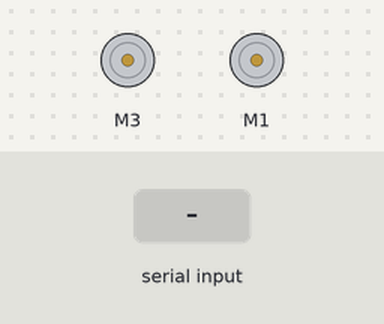
Recording of a sketch running on a simulated Arduino Uno, built with avr-gcc and run on an emulated ATmega328P. On the bench: 2 × DC motor (green arrow = forward, orange = backward, longer = faster). Inputs (shaded band) come from the test bench.

Above: at 1.2 s.
1.3 s: "a90\n" received over the second serial link
At 2.2 s:
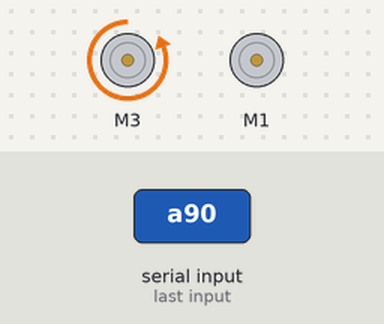
3.9 s: "b90\n" received over the second serial link
At 4.2 s:
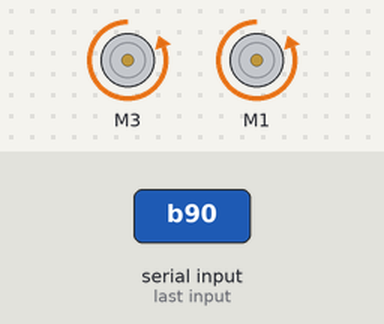
6.4 s: "a" received over the second serial link
At 8.2 s:
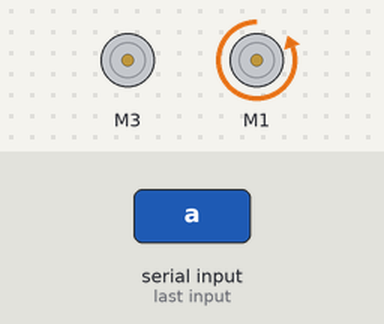
Timing chart, 0 to 10.0 s (numbered marks = the images above; inputs shaded):
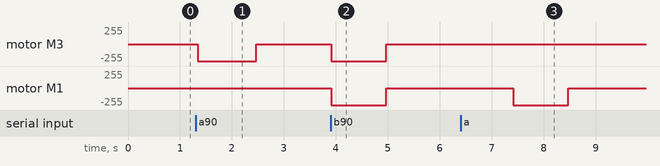

Measured:
- after the input at 1.3 s, motor M3: stopped → backward 255/255 at once, → stopped 1.1 s later
- after the input at 3.9 s, motor M3, motor M1: stopped → backward 255/255 at once, → stopped 1.1 s later
- after the input at 6.4 s, motor M1: stopped → backward 255/255 after 1.0 s, → stopped 1.1 s later

The sketch:

Final_Code_V2.ino
```cpp
//Imports
#include <SPI.h>              // needed for Arduino versions later than 0018
#include <AFMotor.h>          //Adafruit Motor Sheild
#include <SoftwareSerial.h>   //Replicates the Bluetooth port for the Bluetooth Module

//--Variables--
//Drive Motors
AF_DCMotor motorR(1);
AF_DCMotor motorL(3);

//MSC Drive
float fltPowerOne = 0;
float fltPowerTwo = 0;
boolean negR = false;
boolean negL = false;


//--Communication--
char charIncoming;
int intCurrentByte = 0;

//Bluetooth Communication
//Bluetooth Definition
int rx = 14;
int tx = 15;
SoftwareSerial Bluetooth(rx, tx); //Position 1: RX, Position 2: TX
int noSignal = 0;

//Driverstation Variables
int intInputNum = 4;        //Make sure that this value matches those that are below
float DSInput[4];           //Controller input is put here
String DSInputName[]={"Zero Axis", "First Axis", "Second Axis", "Third Axis", "Fourth Axis"};      //Names of the input channels are put here
int DSRefInput[] {97, 98, 99, 100, 101};  //ASCII to Byte letter conversions (lowecase 'a' starts at 97 and goes up by one each time.

//Special Function Variables
AF_DCMotor motor3(3);   //Make sure to come back and make names better later
AF_DCMotor motor4(4);   //Make sure to come back and make names better later

//--Functions and Methods--
//Communication Methods
//Method that handles checking all of the incoming messages and setting the correct varriables from it
void CheckMessage() {
  charIncoming = Bluetooth.read();

  if(charIncoming == 'a') {
    DSInput[0] = Bluetooth.parseFloat();
   }
  else if (charIncoming == 'b') {
    DSInput[1] = Bluetooth.parseFloat();
   }

}

//Drive Methods
void Drive(){
 /* if(DSInput[0]>=0){
  negL = false;
  fltPowerOne = (-1*DSInput[0]*255);
  }else if(DSInput[0]<0){
  negL = true;
  fltPowerOne = (-1*DSInput[0]*255);
  }
  if(DSInput[1]>=0){
  negR = false;
  fltPowerTwo = (-1*DSInput[1]*255);
  }else if(DSInput[1]<0){
    negR = true;
    fltPowerTwo = (-1*DSInput[1]*255);
  }
  if(negL == true){
        motorL.run(BACKWARD);
        motorL.setSpeed(fltPowerOne);
        //Serial.print("Motor FL Backward Speed: ");
        //Serial.println(-fltPowerOne);
      }
    if (negL == false){
        motorL.run(FORWARD);
        motorL.setSpeed(fltPowerOne);
        //Serial.print("Motor FL Forward Speed: ");
        //Serial.println(fltPowerOne);
      }
    if(negR == true){
        motorR.run(BACKWARD);
        motorR.setSpeed(fltPowerTwo);
        //Serial.print("Motor FR Backward Speed: ");
        //Serial.println(-fltPowerTwo);
      }
    if (negR == false){
        motorR.run(FORWARD);
        motorR.setSpeed(fltPowerTwo);
        //Serial.print("Motor FR Forward Speed: ");
        //Serial.println(fltPowerTwo);
     }*/
     //--------------------------------------------------------------------------The section directly above this and the section directly below this is what may or may not work (it is the logic for driving the tank treds)
     //negL and negR are booleans used to set the direction of the motors (forwards or backwards)
     //fltPowerTwo is used for motorR speed, fltPowerOne is used for motorL speed
     //DSInput[0] is used to store the float from the controller for motorR speed calulation
     //DSInput[1] is used to store the float from the controller for motorL speed calulation
     //--------------Also the only change that is between V1 and the V2 of this file is that the below section is commented out in V1 and the top is not commented out. The opposite is true for V2 of this file. It is proved with the logic the way Michael originally provided it.
  fltPowerOne = (-1*DSInput[0]*255);//+(DSInput[1]*255);
  fltPowerTwo = (-1*DSInput[1]*255);//+(-1*DSInput[1]*255);
  if(fltPowerOne >255){
      fltPowerOne = 255;
     }
    else if (fltPowerOne < -255){
      fltPowerOne = -255;
     }
    if(fltPowerTwo >255){
      fltPowerTwo = 255;
     }
    else if (fltPowerTwo <-255){
      fltPowerTwo = -255;
     }

    if(fltPowerOne <= 0){
        motorL.run(BACKWARD);
        motorL.setSpeed(-fltPowerOne);
        //Serial.print("Motor FL Backward Speed: ");
        //Serial.println(-fltPowerOne);
      }
    if (fltPowerOne>0){
        motorL.run(FORWARD);
        motorL.setSpeed(fltPowerOne);
        //Serial.print("Motor FL Forward Speed: ");
        //Serial.println(fltPowerOne);
      }
    if(fltPowerTwo <= 0){
        motorR.run(BACKWARD);
        motorR.setSpeed(-fltPowerTwo);
        //Serial.print("Motor FR Backward Speed: ");
        //Serial.println(-fltPowerTwo);
      }
    if (fltPowerTwo>0){
        motorR.run(FORWARD);
        motorR.setSpeed(fltPowerTwo);
        //Serial.print("Motor FR Forward Speed: ");
        //Serial.println(fltPowerTwo);
     }
}

void NoBluetoothCommunication() {
  Bluetooth.println("!--NO Bluetooth--!");
  noSignal += 1;
  if (noSignal > 40){
    noSignal = 0;    //if you have over 3 seconds of packet loss, the robot will stop moving.
    //DriveMotorR(0, true);  //Not sure if this actually can work
    //DriveMotorL(0, true);  //Note sure if this actually can work
      motorL.setSpeed(0);
      motorL.run(FORWARD);
      motorR.setSpeed(0);//even if you don't need all of these motors, other people do.
      motorR.run(FORWARD);
      //Serial.println("!--No Bluetooth for 60ms so robot has stopped moving--!");
  }
  delay(40); // delay for 60ms for rough timing on the packet loss shutdown
}

//--Initial Setup Code--
void setup()  {
  //--Start Communications--
  Bluetooth.begin(9600);
  //Serial.begin(9600);
  //Serial.println("!--Communication Started--!");

  //--Initialize Car Default State--
  //Drive Motors
  motorL.setSpeed(0);
  motorL.run(FORWARD);
  motorR.setSpeed(0);//even if you don't need all of these motors, other people do.
  motorR.run(FORWARD);
  //Serial.println("!--Robot Initalized and Ready to Go--!");
}

//--Primary Loop--
void loop()  {
  //Bluetooth connection determines path of main loop
  while(Bluetooth.available()>0){
    CheckMessage();
    //Finish code to actually drive the robot and do the math for tank drive
    Drive();
   }

  //The following runs if there is no Bluetooth connection
  NoBluetoothCommunication();
}
```
